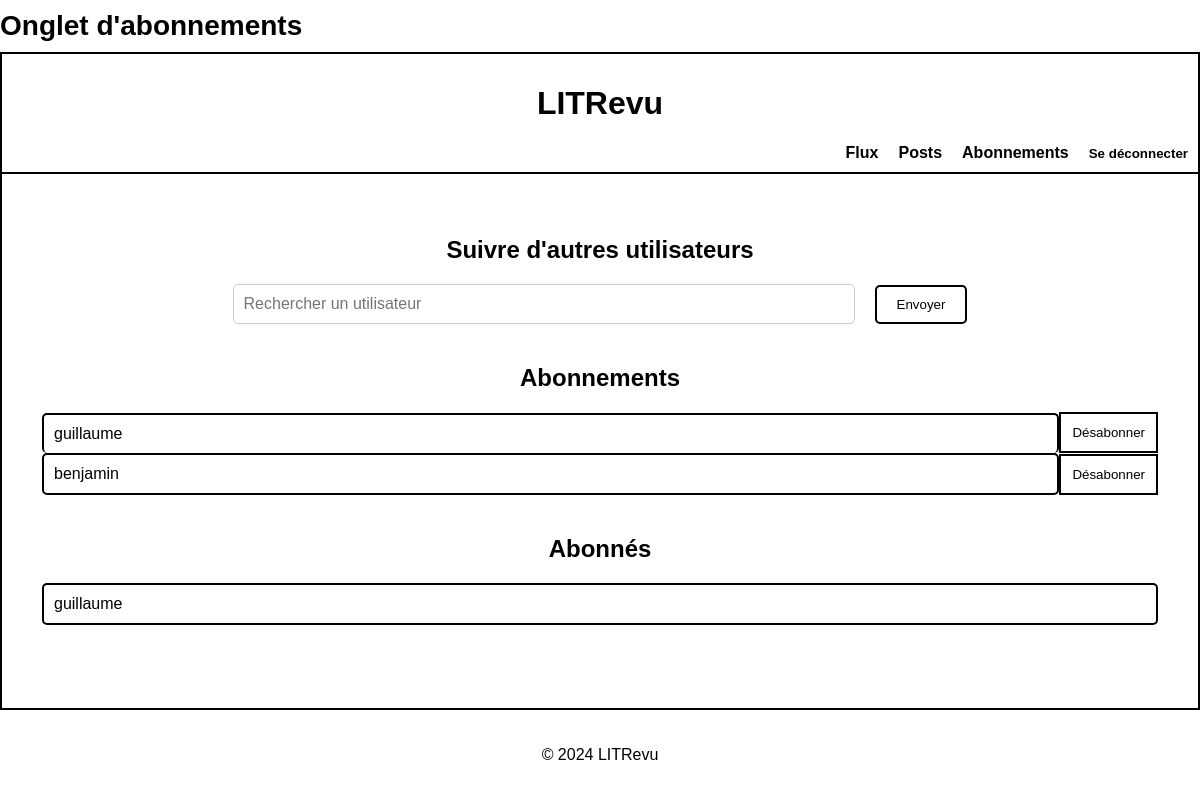
Before: /subscriptions/follows/ (signed in) with the older database file.
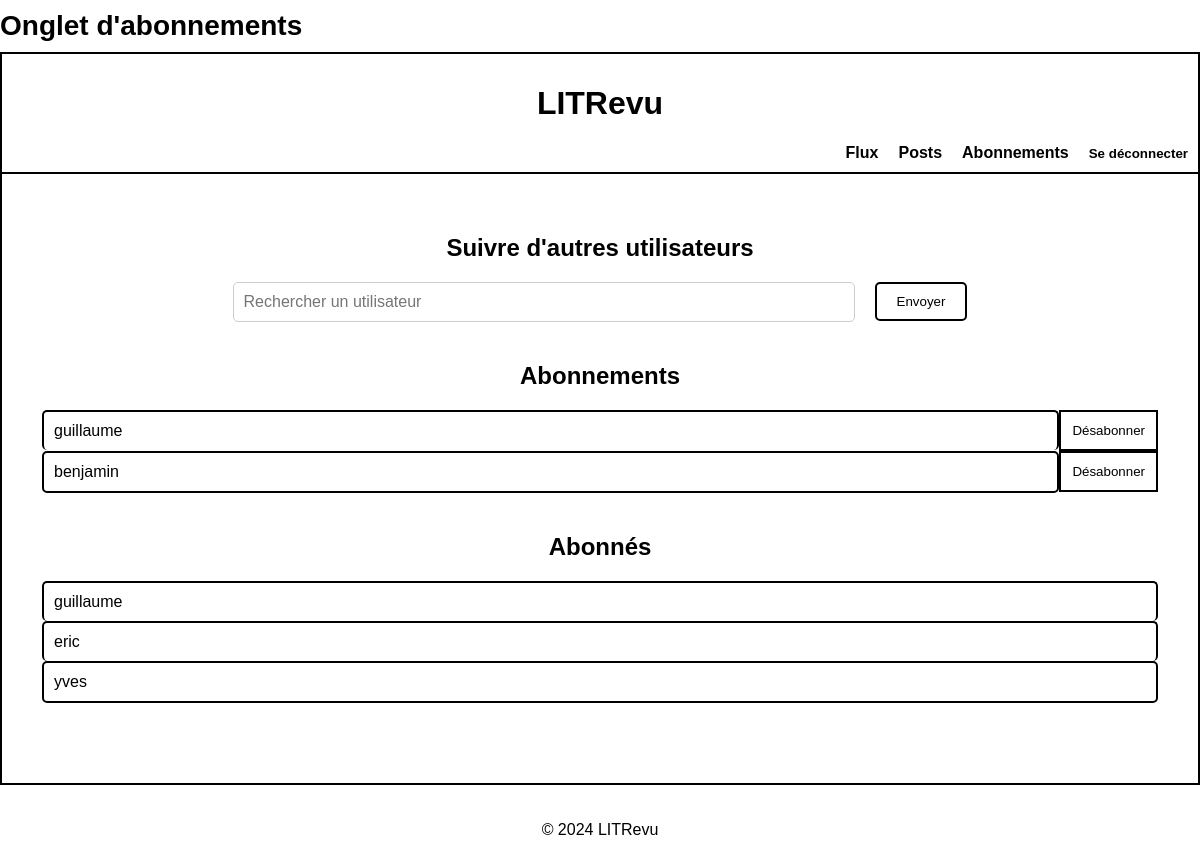
After: the same page with the newer database file.
### subscriptions/models.py (models this page shows)
class UserFollows(models.Model):
    user = models.ForeignKey(
        to=settings.AUTH_USER_MODEL,
        on_delete=models.CASCADE,
        related_name='following_subscriptions'
    )
    followed_user = models.ForeignKey(
        to=settings.AUTH_USER_MODEL,
        on_delete=models.CASCADE,
        related_name='follower_subscriptions'
    )
    class Meta:
        unique_together = ('user', 'followed_user')
    def __str__(self):
        return f'{self.user} suit {self.followed_user}'

### authentication/models.py (models this page shows, shortened)
class CustomUser(AbstractUser):
    ROLE_CHOICES = [
        ('USER', 'Utilisateur'),
        ('DEVELOPER', 'Développeur'),
    ]
    role = models.CharField(max_length=10, choices=ROLE_CHOICES, default='USER')
    is_developer = models.BooleanField(default=False)
    follows = models.ManyToManyField(
        'self', through='subscriptions.UserFollows', related_name='is_followed_by', symmetrical=False
    )

### subscriptions/views.py (the view)
# urls.py: path('follows/', FollowsListView.as_view(), name='follows_list'),
class FollowsListView(LoginRequiredMixin, ListView):
    model = UserFollows
    template_name = 'subscriptions/follow_user.html'
    context_object_name = 'follows'
    login_url = reverse_lazy('login')
    def get_context_data(self, **kwargs):
        context = super().get_context_data(**kwargs)
        following = UserFollows.objects.filter(user=self.request.user)
        followers = UserFollows.objects.filter(followed_user=self.request.user)
        print(f"DEBUG: Following count: {following.count()}, Followers count: {followers.count()}")
        context['following'] = following
        context['followers'] = followers
        context['form'] = FollowUserForm()  # Ajout du formulaire ici
        print("DEBUG: Formulaire de suivi ajouté au contexte")
        return context
    def get_queryset(self):
        queryset = UserFollows.objects.filter(user=self.request.user)
        print(f"DEBUG: QuerySet pour les utilisateurs suivis récupéré: {queryset}")
        return queryset

### subscriptions/forms.py (shortened to what this page needs)
class FollowUserForm(forms.Form):
    user_id = forms.ModelChoiceField(
        queryset=User.objects.all(),  # Charger tous les utilisateurs
        label="Utilisateur",
        widget=forms.HiddenInput  # Champ caché pour soumettre l'ID utilisateur
    )

### subscriptions/templates/subscriptions/follow_user.html (shortened to what this page needs)
{% extends 'base.html' %}
{% block title %}Onglet d'abonnements{% endblock %}
{% block content %}
<div class="subscription-container">
    <div class="subscription-section">
        <h2 class="subscription-title">Suivre d'autres utilisateurs</h2>
        <div class="subscription-search-section">
            <form method="post" id="follow-form" class="subscription-search-form">
                <div class="input-btn-container">
                    <div class="input-container">
                        <input type="text" name="username" id="search_user" placeholder="Rechercher un utilisateur" class="subscription-search-input" autocomplete="off">
                    </div>
                    <div class="btn-container">
                        <button type="submit" class="btn btn-primary">Envoyer
                        </button>
                    </div>
                </div>
            </form>
        </div>
    </div>
    <div class="subscription-section">
        <h2 class="subscription-title">Abonnements</h2>
        <div class="subscription-list" id="following-list">
            {% for follow in following %}
            <div class="subscription-row">
                <div class="subscription-list-item {% if forloop.last %}border-bottom{% endif %} bordered-item">
                    <div class="subscription-info">
                        <div class="subscription-content-left">
                            <div class="subscription-username">{{ follow.followed_user.username }}</div>
                        </div>
                    </div>
                </div>
                <div class="subscription-unsubscribe">
                    <form method="post" action="{% url 'unfollow_user' follow.pk %}">
                        <button type="submit" class="btn btn-unsubscribe">Désabonner</button>
                    </form>
                </div>
            </div>
            {% empty %}
            <p>Vous ne suivez personne pour l'instant.</p>
            {% endfor %}
        </div>
    </div>
    <div class="subscription-section">
        <h2 class="subscription-title">Abonnés</h2>
        <div class="follower-list">
            {% for follower in followers %}
            <div class="subscription-row">
                <div class="subscription-list-item {% if forloop.last %}border-bottom{% endif %} bordered-item">
                    <div class="subscription-info">
                        <div class="subscription-content-left">
                            <div class="subscription-username">{{ follower.user.username }}</div>
                        </div>
                    </div>
                </div>
            </div>
            {% empty %}
            <p>Personne ne vous suit pour l'instant.</p>
            {% endfor %}
        </div>
    </div>
</div>
{% endblock %}

Changed rows visible on the page:
added UserFollows: user.username "eric", shown under "Abonnés"
added UserFollows: user.username "yves", shown under "Abonnés"
